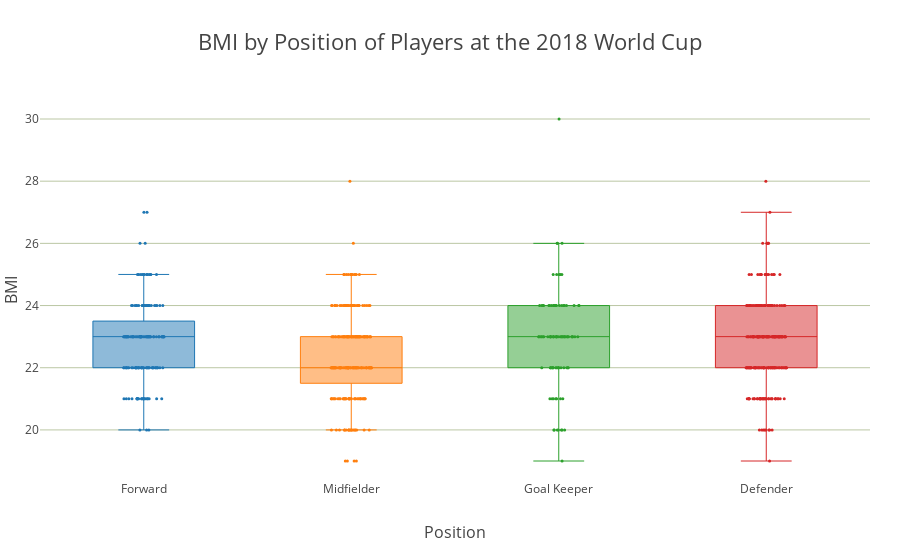

Notebook code cell kept with this figure:
### Markdown cell above
### Plot BMI by Position

### Code cell
x_data = ['Forward', 'Midfielder',
          'Goal Keeper', 'Defender']

y0 = df[df['Pos'] == 'forward']['bmi']
y1 = df[df['Pos'] == 'midfielder']['bmi']
y2 = df[df['Pos'] == 'goalkeeper']['bmi']
y3 = df[df['Pos'] == 'defender']['bmi']

y_data = [y0, y1, y2, y3]

colors = ['#E55381', '#A5402D', '#404E5C', '#60D394']

traces = []

for xd, yd, cls in zip(x_data, y_data, colors):
        traces.append(go.Box(
            y = yd,
            name = xd,
            boxpoints = 'all',
            jitter = 0.4,
            pointpos = 0,
            whiskerwidth = 0.5,
            marker = dict(size=3),
            line = dict(width=1)))

layout = go.Layout(
        title = 'BMI by Position of Players at the 2018 World Cup',
        titlefont = dict(size=22),
        xaxis = dict(
            title = 'Position',
            titlefont = dict(size=16)),    
        yaxis = dict(
            title = 'BMI',
            titlefont = dict(size=16),
            autorange = True,
            showgrid = True,
            zeroline = True,
            dtick = 2,
            gridcolor = '#BBC7A4',
            gridwidth = 1,
            zerolinecolor = '#BBC7A4',
            zerolinewidth = 3),
        margin = dict(
            l = 40,
            r = 30,
            b = 80,
            t = 100),
        showlegend=False)

fig = go.Figure(data=traces, layout=layout)
iplot(fig, filename = 'BMI by Position')

### Figure 1 — Plotly figure (JSON) as saved in the notebook; plotly's stock layout.template omitted (floating-point values rounded to 4 significant figures; data arrays with more than 128 entries replaced by an {"elided": "..."} marker saying what was removed)
{"data": [{"boxpoints": "all", "jitter": 0.4, "line": {"width": 1}, "marker": {"size": 3}, "name": "Forward", "pointpos": 0, "type": "box", "uid": "dfbf13a8-8d1c-11e8-950f-90e459fa9f4b", "whiskerwidth": 0.5, "y": {"elided": "160 int values"}}, {"boxpoints": "all", "jitter": 0.4, "line": {"width": 1}, "marker": {"size": 3}, "name": "Midfielder", "pointpos": 0, "type": "box", "uid": "dfbf13a9-8d1c-11e8-9373-90e459fa9f4b", "whiskerwidth": 0.5, "y": {"elided": "232 int values"}}, {"boxpoints": "all", "jitter": 0.4, "line": {"width": 1}, "marker": {"size": 3}, "name": "Goal Keeper", "pointpos": 0, "type": "box", "uid": "dfbf3a9a-8d1c-11e8-84d1-90e459fa9f4b", "whiskerwidth": 0.5, "y": [23, 23, 24, 24, 23, 26, 22, 23, 22, 24, 24, 24, 23, 23, 24, 21, 22, 23, 23, 23, 23, 23, 23, 25, 23, 24, 24, 21, 20, 24, 23, 25, 24, 24, 24, 24, 21, 23, 23, 23, 22, 22, 21, 21, 23, 20, 22, 22, 22, 24, 23, 20, 21, 24, 24, 23, 26, 20, 21, 24, 23, 22, 25, 22, 22, 22, 23, 23, 23, 22, 22, 24, 22, 25, 30, 22, 23, 20, 23, 23, 24, 19, 23, 26, 23, 23, 22, 24, 23, 24, 20, 25, 23, 20, 23, 23]}, {"boxpoints": "all", "jitter": 0.4, "line": {"width": 1}, "marker": {"size": 3}, "name": "Defender", "pointpos": 0, "type": "box", "uid": "dfbf3a9b-8d1c-11e8-834e-90e459fa9f4b", "whiskerwidth": 0.5, "y": {"elided": "248 int values"}}], "layout": {"margin": {"b": 80, "l": 40, "r": 30, "t": 100}, "showlegend": false, "title": "BMI by Position of Players at the 2018 World Cup", "titlefont": {"size": 22}, "xaxis": {"title": "Position", "titlefont": {"size": 16}}, "yaxis": {"autorange": true, "dtick": 2, "gridcolor": "#BBC7A4", "gridwidth": 1, "showgrid": true, "title": "BMI", "titlefont": {"size": 16}, "zeroline": true, "zerolinecolor": "#BBC7A4", "zerolinewidth": 3}}}
